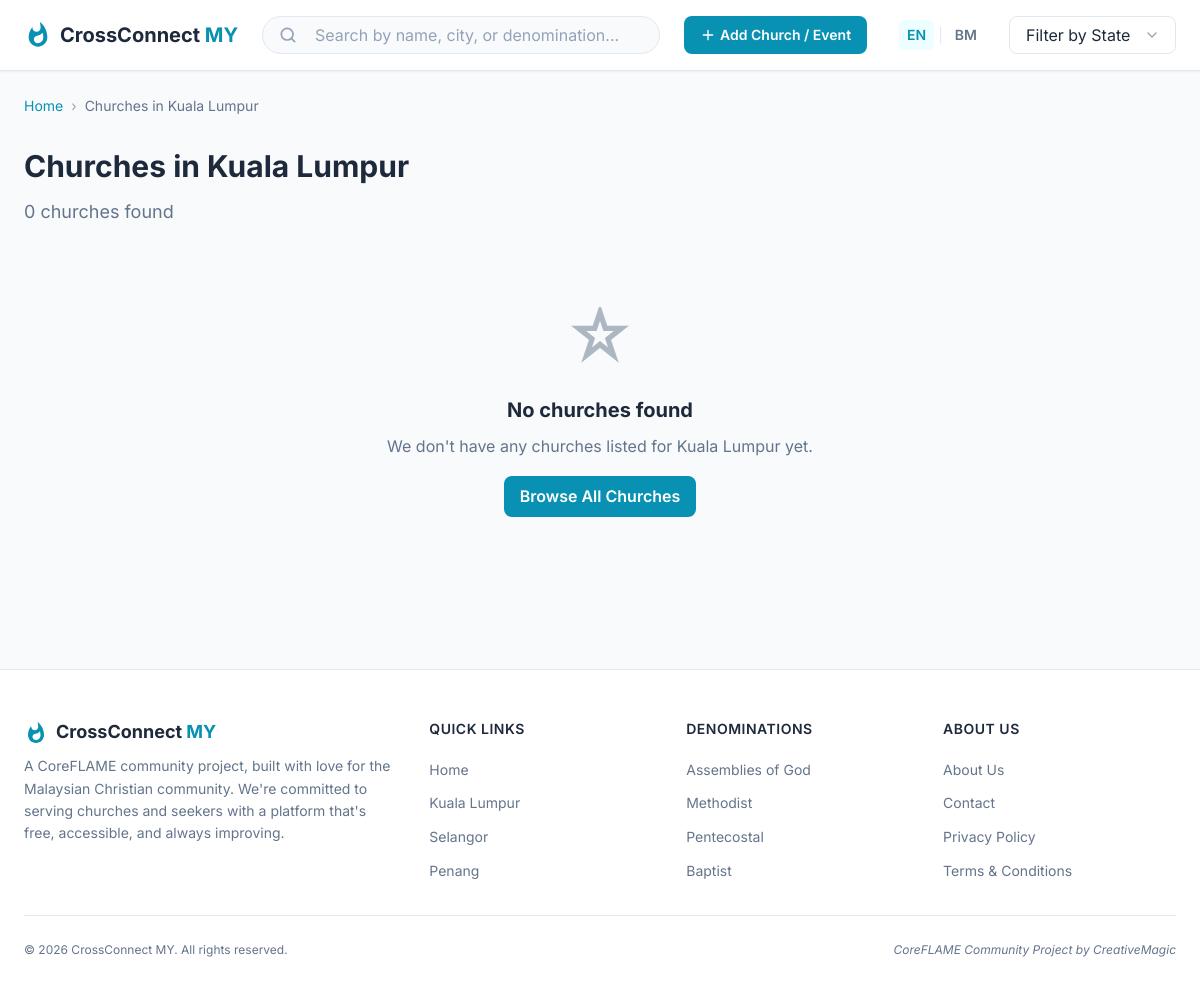
/state.php?s=kuala-lumpur, run on the app's committed database.
### tables this page shows
CREATE TABLE IF NOT EXISTS states (
    id INT AUTO_INCREMENT PRIMARY KEY,
    name VARCHAR(100) NOT NULL,
    slug VARCHAR(100) NOT NULL UNIQUE,
    region ENUM('peninsular', 'east_malaysia', 'federal_territory') NOT NULL,
    created_at TIMESTAMP DEFAULT CURRENT_TIMESTAMP
);

### config/paths.php (called while the page is built, shortened)
<?php
require_once __DIR__ . '/language.php';
function getBasePath()
{
    static $basePath = null;
    if ($basePath === null) {
        $scriptName = $_SERVER['SCRIPT_NAME'] ?? '';
        if (preg_match('#^(/[^/]*hebats[^/]*)/#i', $scriptName, $matches)) {
            $basePath = $matches[1] . '/';
        } elseif (preg_match('#^(/[^/]+/)#', $scriptName, $matches)) {
            $basePath = $matches[1];
        } else {
            $basePath = '/';
        }
    }
    return $basePath;
}
function url($path = '')
{
    $basePath = getBasePath();
    $path = ltrim($path, '/');
    return $basePath . $path;
}
function outputJsConfig()
{
    $basePath = getBasePath();
}

### config/database.php (called while the page is built, shortened)
<?php
function getDbConnection()
{
    static $pdo = null;
    if ($pdo === null) {
        try {
            $dsn = "mysql:host=" . DB_HOST . ";dbname=" . DB_NAME . ";charset=" . DB_CHARSET;
            $options = [
                PDO::ATTR_ERRMODE => PDO::ERRMODE_EXCEPTION,
                PDO::ATTR_DEFAULT_FETCH_MODE => PDO::FETCH_ASSOC,
                PDO::ATTR_EMULATE_PREPARES => false,
            ];
            $pdo = new PDO($dsn, DB_USER, DB_PASS, $options);
        } catch (PDOException $e) {
            error_log("Database connection failed: " . $e->getMessage());
            return null;
        }
    }
    return $pdo;
}
function dbQuery($sql, $params = [])
{
    $pdo = getDbConnection();
    try {
        $stmt = $pdo->prepare($sql);
        $stmt->execute($params);
        return $stmt->fetchAll();
    } catch (PDOException $e) {
        error_log("Query failed: " . $e->getMessage());
        return false;
    }
}
function dbQuerySingle($sql, $params = [])
{
    $pdo = getDbConnection();
    try {
        $stmt = $pdo->prepare($sql);
        $stmt->execute($params);
        return $stmt->fetch();
    } catch (PDOException $e) {
        error_log("Query failed: " . $e->getMessage());
        return false;
    }
}

### state.php (the view, shortened to what this page needs)
<?php
require_once 'config/paths.php';
require_once 'config/database.php';
$stateSlug = isset($_GET['s']) ? trim($_GET['s']) : '';
$state = dbQuerySingle("SELECT * FROM states WHERE slug = ?", [$stateSlug]);
$useDemoData = false;
$churches = [];
if ($useDemoData || !isset($state['id'])) {
    require_once 'config/demo_data.php';
    $allChurches = getDemoChurches();
    $churches = array_filter($allChurches, function ($c) use ($stateSlug) {
        return $c['state_slug'] === $stateSlug;
    });
    usort($churches, function ($a, $b) {
        if ($a['is_featured'] != $b['is_featured']) {
            return $b['is_featured'] - $a['is_featured'];
        }
        return strcmp($a['name'], $b['name']);
    });
    $denomCounts = [];
    foreach ($churches as $c) {
        if (!empty($c['denomination_name'])) {
            $key = $c['denomination_slug'];
            if (!isset($denomCounts[$key])) {
                $denomCounts[$key] = ['name' => $c['denomination_name'], 'slug' => $c['denomination_slug'], 'count' => 0];
            }
            $denomCounts[$key]['count']++;
        }
    }
    $denominationCounts = array_values($denomCounts);
    usort($denominationCounts, function ($a, $b) {
        return $b['count'] - $a['count'];
    });
    $churches = array_values($churches);
} else {
    $churches = dbQuery("
        SELECT c.*, s.name as state_name, d.name as denomination_name
        FROM churches c
        LEFT JOIN states s ON c.state_id = s.id
        LEFT JOIN denominations d ON c.denomination_id = d.id
        WHERE c.state_id = ? AND c.status = 'active'
        ORDER BY c.is_featured DESC, c.name ASC
    ", [$state['id']]) ?: [];
}
require_once 'includes/header.php';
?>
<nav class="breadcrumb" aria-label="Breadcrumb">
    <a href="<?php echo url('/'); ?>"><?php _e('nav_home'); ?></a>
    <span class="breadcrumb-separator">›</span>
    <span><?php echo __('churches_in', ['state' => htmlspecialchars($state['name'])]); ?></span>
</nav>
<div class="page-header">
    <h1 class="page-title"><?php echo __('churches_in', ['state' => htmlspecialchars($state['name'])]); ?></h1>
    <p class="page-subtitle"><?php echo __('churches_count', ['count' => count($churches)]); ?></p>
</div>
<section class="churches-section">
    <?php if ($churches && count($churches) > 0): ?>
        <div class="churches-grid">
            <?php foreach ($churches as $church): ?>
                <article class="church-card<?php echo !empty($church['is_featured']) ? ' featured' : ''; ?>">
                    <div class="church-card-image">
                        <?php if (!empty($church['image_url'])): ?>
                            <img src="<?php echo htmlspecialchars($church['image_url']); ?>" loading="lazy"
                                alt="<?php echo htmlspecialchars($church['name']); ?>" loading="lazy"
                                onerror="this.style.display='none'; this.parentElement.innerHTML='<div class=\'church-card-image-placeholder\'><svg viewBox=\'0 0 24 24\' fill=\'none\'><path d=\'M18 21H6V12L3 12L12 3L21 12L18 12V21Z\' stroke=\'currentColor\' stroke-width=\'2\' stroke-linecap=\'round\' stroke-linejoin=\'round\'/><path d=\'M12 3V8\' stroke=\'currentColor\' stroke-width=\'2\' stroke-linecap=\'round\'/><path d=\'M9 21V15H15V21\' stroke=\'currentColor\' stroke-width=\'2\' stroke-linecap=\'round\' stroke-linejoin=\'round\'/></svg></div>'">
                        <?php else: ?>
                            <div class="church-card-image-placeholder">
                                <svg viewBox="0 0 24 24" fill="none">
                                    <path d="M18 21H6V12L3 12L12 3L21 12L18 12V21Z" stroke="currentColor" stroke-width="2"
                                        stroke-linecap="round" stroke-linejoin="round" />
                                    <path d="M12 3V8" stroke="currentColor" stroke-width="2" stroke-linecap="round" />
                                    <path d="M9 21V15H15V21" stroke="currentColor" stroke-width="2" stroke-linecap="round"
                                        stroke-linejoin="round" />
                                </svg>
                            </div>
                        <?php endif; ?>
                        <?php if (!empty($church['is_featured'])): ?>
                            <span class="featured-badge">Featured</span>
                        <?php endif; ?>
                    </div>
                    <div class="church-card-content">
                        <h3 class="church-card-name">
                            <a
                                href="<?php echo churchUrl($church['slug']); ?>"><?php echo htmlspecialchars($church['name']); ?></a>
                        </h3>
                        <?php if (!empty($church['denomination_name'])): ?>
                            <div class="church-card-denomination"><?php echo htmlspecialchars($church['denomination_name']); ?>
                            </div>
                        <?php endif; ?>
                        <div class="church-card-location">
                            <svg viewBox="0 0 24 24" fill="none">
                                <path d="M21 10c0 7-9 13-9 13s-9-6-9-13a9 9 0 0118 0z" stroke="currentColor" stroke-width="2" />
                                <circle cx="12" cy="10" r="3" stroke="currentColor" stroke-width="2" />
                            </svg>
                            <span><?php echo htmlspecialchars(($church['city'] ?? '') . ', ' . ($church['state_name'] ?? $state['name'])); ?></span>
                        </div>
                        <div class="church-card-social">
                            <?php if (!empty($church['phone'])): ?>
                                <a href="tel:<?php echo htmlspecialchars($church['phone']); ?>" class="social-link" title="Call">
                                    <svg viewBox="0 0 24 24" fill="none">
                                        <path
                                            d="M22 16.92v3a2 2 0 01-2.18 2 19.79 19.79 0 01-8.63-3.07 19.5 19.5 0 01-6-6 19.79 19.79 0 01-3.07-8.67A2 2 0 014.11 2h3a2 2 0 012 1.72 12.84 12.84 0 00.7 2.81 2 2 0 01-.45 2.11L8.09 9.91a16 16 0 006 6l1.27-1.27a2 2 0 012.11-.45 12.84 12.84 0 002.81.7A2 2 0 0122 16.92z"
                                            stroke="currentColor" stroke-width="2" />
                                    </svg>
                                </a>
                            <?php endif; ?>
                            <?php if (!empty($church['website'])): ?>
                                <a href="<?php echo htmlspecialchars($church['website']); ?>" target="_blank" rel="noopener"
                                    class="social-link" title="Website">
                                    <svg viewBox="0 0 24 24" fill="none">
                                        <circle cx="12" cy="12" r="10" stroke="currentColor" stroke-width="2" />
                                        <path
                                            d="M2 12h20M12 2a15.3 15.3 0 014 10 15.3 15.3 0 01-4 10 15.3 15.3 0 01-4-10 15.3 15.3 0 014-10z"
                                            stroke="currentColor" stroke-width="2" />
                                    </svg>
                                </a>
                            <?php endif; ?>
                            <?php if (!empty($church['facebook'])): ?>
                                <a href="https://facebook.com/<?php echo htmlspecialchars($church['facebook']); ?>" target="_blank"
                                    rel="noopener" class="social-link" title="Facebook">
                                    <svg viewBox="0 0 24 24" fill="currentColor">
                                        <path d="M18 2h-3a5 5 0 00-5 5v3H7v4h3v8h4v-8h3l1-4h-4V7a1 1 0 011-1h3z" />
                                    </svg>
                                </a>
                            <?php endif; ?>
                        </div>
                    </div>
                </article>
            <?php endforeach; ?>
        </div>
    <?php else: ?>
        <div class="empty-state">
            <svg viewBox="0 0 24 24" fill="none" xmlns="http://www.w3.org/2000/svg">
                <path d="M12 2L14 8H20L15 12L17 18L12 14L7 18L9 12L4 8H10L12 2Z" stroke="currentColor" stroke-width="2" />
            </svg>
            <h3><?php _e('no_churches_found'); ?></h3>
            <p><?php echo __('no_churches_desc', ['state' => htmlspecialchars($state['name'])]); ?></p>
            <a href="<?php echo url('/'); ?>" class="church-card-btn"
                style="display:inline-block;width:auto;margin-top:1rem;"><?php _e('browse_all_churches'); ?></a>
        </div>
    <?php endif; ?>
</section>
<?php require_once 'includes/footer.php'; ?>

### data on the page
states: name "Churches in Kuala Lumpur", name "We don't have any churches listed for Kuala Lumpur yet."

### other printed values
__('churches_count', ['count' => count($churches)]) "0 churches found"
form field value "Filter by State"
